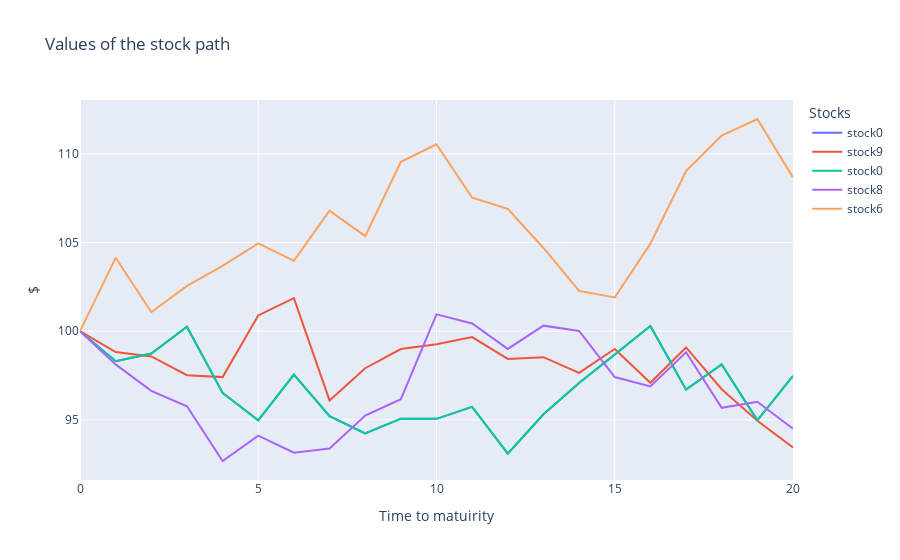

The cell this chart's notebook holds for it:
### Code cell
fig = go.Figure()
# Add traces for each column
for column in stock_prices.columns[values]:
    fig.add_trace(go.Scatter(x=stock_prices.index, y=stock_prices[column], mode='lines', name=f"stock{column}"))

# Update layout
fig.update_layout(
    title='Values of the stock path ',
    xaxis_title='Time to matuirity',
    yaxis_title='$',
    template='plotly',
    legend=dict(title='Stocks'),
)

# Show the plot
fig.show()

### Figure 1 — Plotly figure (JSON) as saved in the notebook; plotly's stock layout.template omitted (floating-point values rounded to 4 significant figures)
{"data": [{"mode": "lines", "name": "stock0", "type": "scatter", "x": [0, 1, 2, 3, 4, 5, 6, 7, 8, 9, 10, 11, 12, 13, 14, 15, 16, 17, 18, 19, 20], "y": [100, 98.3, 98.74, 100.3, 96.52, 94.97, 97.54, 95.2, 94.23, 95.07, 95.06, 95.73, 93.1, 95.32, 97.08, 98.67, 100.3, 96.7, 98.12, 94.97, 97.47]}, {"mode": "lines", "name": "stock9", "type": "scatter", "x": [0, 1, 2, 3, 4, 5, 6, 7, 8, 9, 10, 11, 12, 13, 14, 15, 16, 17, 18, 19, 20], "y": [100, 98.82, 98.57, 97.52, 97.41, 100.9, 101.9, 96.09, 97.91, 98.99, 99.26, 99.66, 98.44, 98.54, 97.65, 99.0, 97.09, 99.08, 96.72, 94.95, 93.45]}, {"mode": "lines", "name": "stock0", "type": "scatter", "x": [0, 1, 2, 3, 4, 5, 6, 7, 8, 9, 10, 11, 12, 13, 14, 15, 16, 17, 18, 19, 20], "y": [100, 98.3, 98.74, 100.3, 96.52, 94.97, 97.54, 95.2, 94.23, 95.07, 95.06, 95.73, 93.1, 95.32, 97.08, 98.67, 100.3, 96.7, 98.12, 94.97, 97.47]}, {"mode": "lines", "name": "stock8", "type": "scatter", "x": [0, 1, 2, 3, 4, 5, 6, 7, 8, 9, 10, 11, 12, 13, 14, 15, 16, 17, 18, 19, 20], "y": [100, 98.13, 96.63, 95.76, 92.68, 94.11, 93.14, 93.39, 95.24, 96.17, 100.9, 100.4, 99.0, 100.3, 100.0, 97.41, 96.89, 98.81, 95.68, 96.02, 94.5]}, {"mode": "lines", "name": "stock6", "type": "scatter", "x": [0, 1, 2, 3, 4, 5, 6, 7, 8, 9, 10, 11, 12, 13, 14, 15, 16, 17, 18, 19, 20], "y": [100, 104.1, 101.1, 102.6, 103.7, 105.0, 104.0, 106.8, 105.4, 109.6, 110.5, 107.5, 106.9, 104.7, 102.3, 101.9, 104.9, 109.0, 111.0, 112.0, 108.7]}], "layout": {"legend": {"title": {"text": "Stocks"}}, "title": {"text": "Values of the stock path "}, "xaxis": {"title": {"text": "Time to matuirity"}}, "yaxis": {"title": {"text": "$"}}}}
